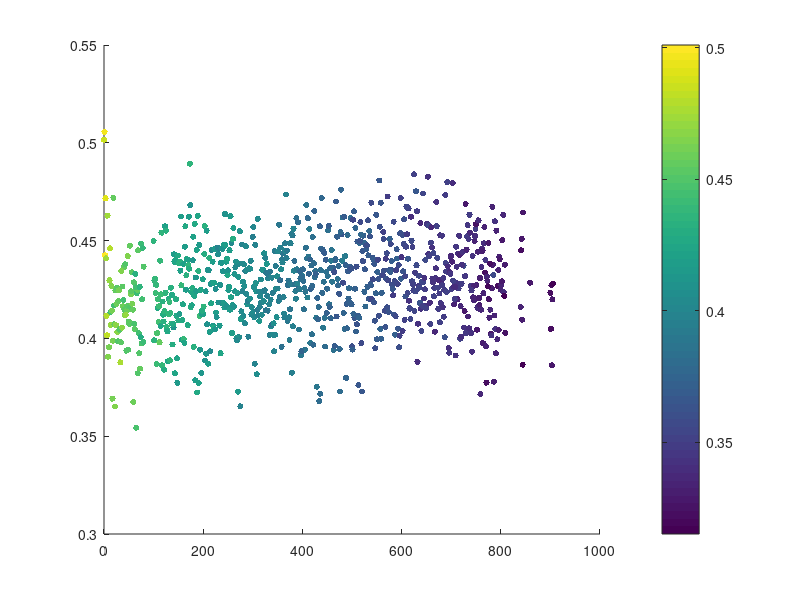

This figure's MATLAB source:
data = load("data/win-loss.csv")
[n, p] = size(data);
m = 800
nr=data(1:m,1);
trainLoss=data(1:m,2);
validationLoss=data(1:m,3);

scatter(nr, trainLoss, 20, validationLoss, 'filled')
scatter(nr, validationLoss, 20, trainLoss, 'filled')
colorbar